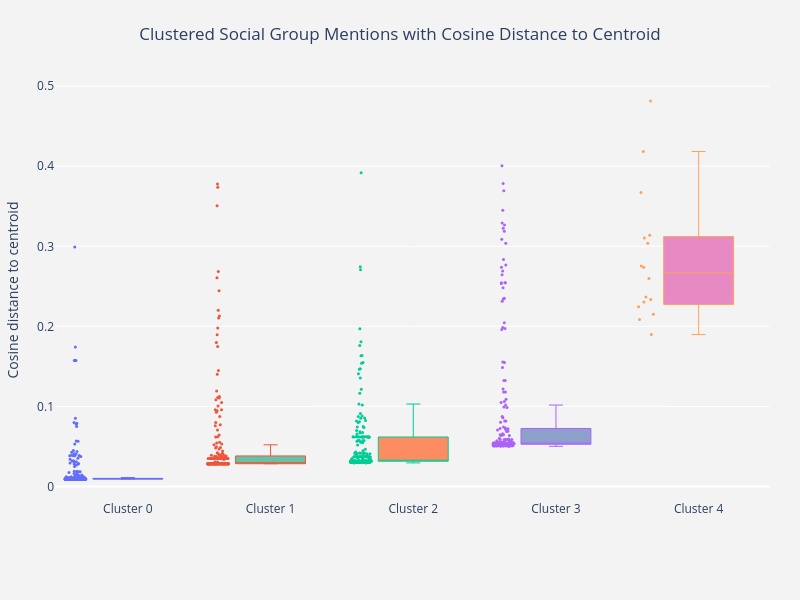

The cell this chart's notebook holds for it:
### Code cell
interactive_mentions_boxplot(
    annotations_df,
    range(0, 5),
    "kmeans_cluster",
    distance_col="distance_to_centroid",
    mention_col="mention",
    color_scheme="Set2")

### Figure 1 — Plotly figure (JSON) as saved in the notebook; plotly's stock layout.template omitted (floating-point values rounded to 4 significant figures; data arrays with more than 128 entries replaced by an {"elided": "..."} marker saying what was removed)
{"data": [{"boxpoints": "all", "fillcolor": "#66c2a5", "hovertemplate": "%{text}<br>%{y:.3f}<extra></extra>", "jitter": 0.3, "line": {"width": 1}, "marker": {"size": 3}, "name": "Cluster 0", "text": {"elided": "314 str values"}, "type": "box", "whiskerwidth": 0.2, "y": {"elided": "314 float values"}}, {"boxpoints": "all", "fillcolor": "#66c2a5", "hovertemplate": "%{text}<br>%{y:.3f}<extra></extra>", "jitter": 0.3, "line": {"width": 1}, "marker": {"size": 3}, "name": "Cluster 1", "text": {"elided": "205 str values"}, "type": "box", "whiskerwidth": 0.2, "y": {"elided": "205 float values"}}, {"boxpoints": "all", "fillcolor": "#fc8d62", "hovertemplate": "%{text}<br>%{y:.3f}<extra></extra>", "jitter": 0.3, "line": {"width": 1}, "marker": {"size": 3}, "name": "Cluster 2", "text": {"elided": "206 str values"}, "type": "box", "whiskerwidth": 0.2, "y": {"elided": "206 float values"}}, {"boxpoints": "all", "fillcolor": "#8da0cb", "hovertemplate": "%{text}<br>%{y:.3f}<extra></extra>", "jitter": 0.3, "line": {"width": 1}, "marker": {"size": 3}, "name": "Cluster 3", "text": {"elided": "194 str values"}, "type": "box", "whiskerwidth": 0.2, "y": {"elided": "194 float values"}}, {"boxpoints": "all", "fillcolor": "#e78ac3", "hovertemplate": "%{text}<br>%{y:.3f}<extra></extra>", "jitter": 0.3, "line": {"width": 1}, "marker": {"size": 3}, "name": "Cluster 4", "text": ["Women in custody in our prisons", "Vulnerable girls", "women who have experienced domestic violence", "women in prison who have been victims of domestic violence", "pregnant workers", "sexually exploited trafficked women", "women accessing abortion clinics", "pregnant women", "women fleeing from domestic violence", "women being thrown out of work", "women who very often suffer from pay discrimination", "women affected by domestic violence", "women on lower incomes", "girls and women who have undergone FGM", "Women's aid groups", "these vulnerable women"], "type": "box", "whiskerwidth": 0.2, "y": [0.3037, 0.2153, 0.2244, 0.2737, 0.4815, 0.2753, 0.3138, 0.3104, 0.2337, 0.2366, 0.2305, 0.2087, 0.2599, 0.4184, 0.367, 0.1898]}], "layout": {"height": 600, "margin": {"b": 100, "l": 40, "r": 30, "t": 80}, "paper_bgcolor": "rgb(243, 243, 243)", "plot_bgcolor": "rgb(243, 243, 243)", "showlegend": false, "title": {"text": "Clustered Social Group Mentions with Cosine Distance to Centroid", "x": 0.5}, "width": 800, "yaxis": {"autorange": true, "gridcolor": "rgb(255, 255, 255)", "gridwidth": 1, "showgrid": true, "title": {"text": "Cosine distance to centroid"}, "zeroline": true, "zerolinecolor": "rgb(255, 255, 255)", "zerolinewidth": 2}}}
